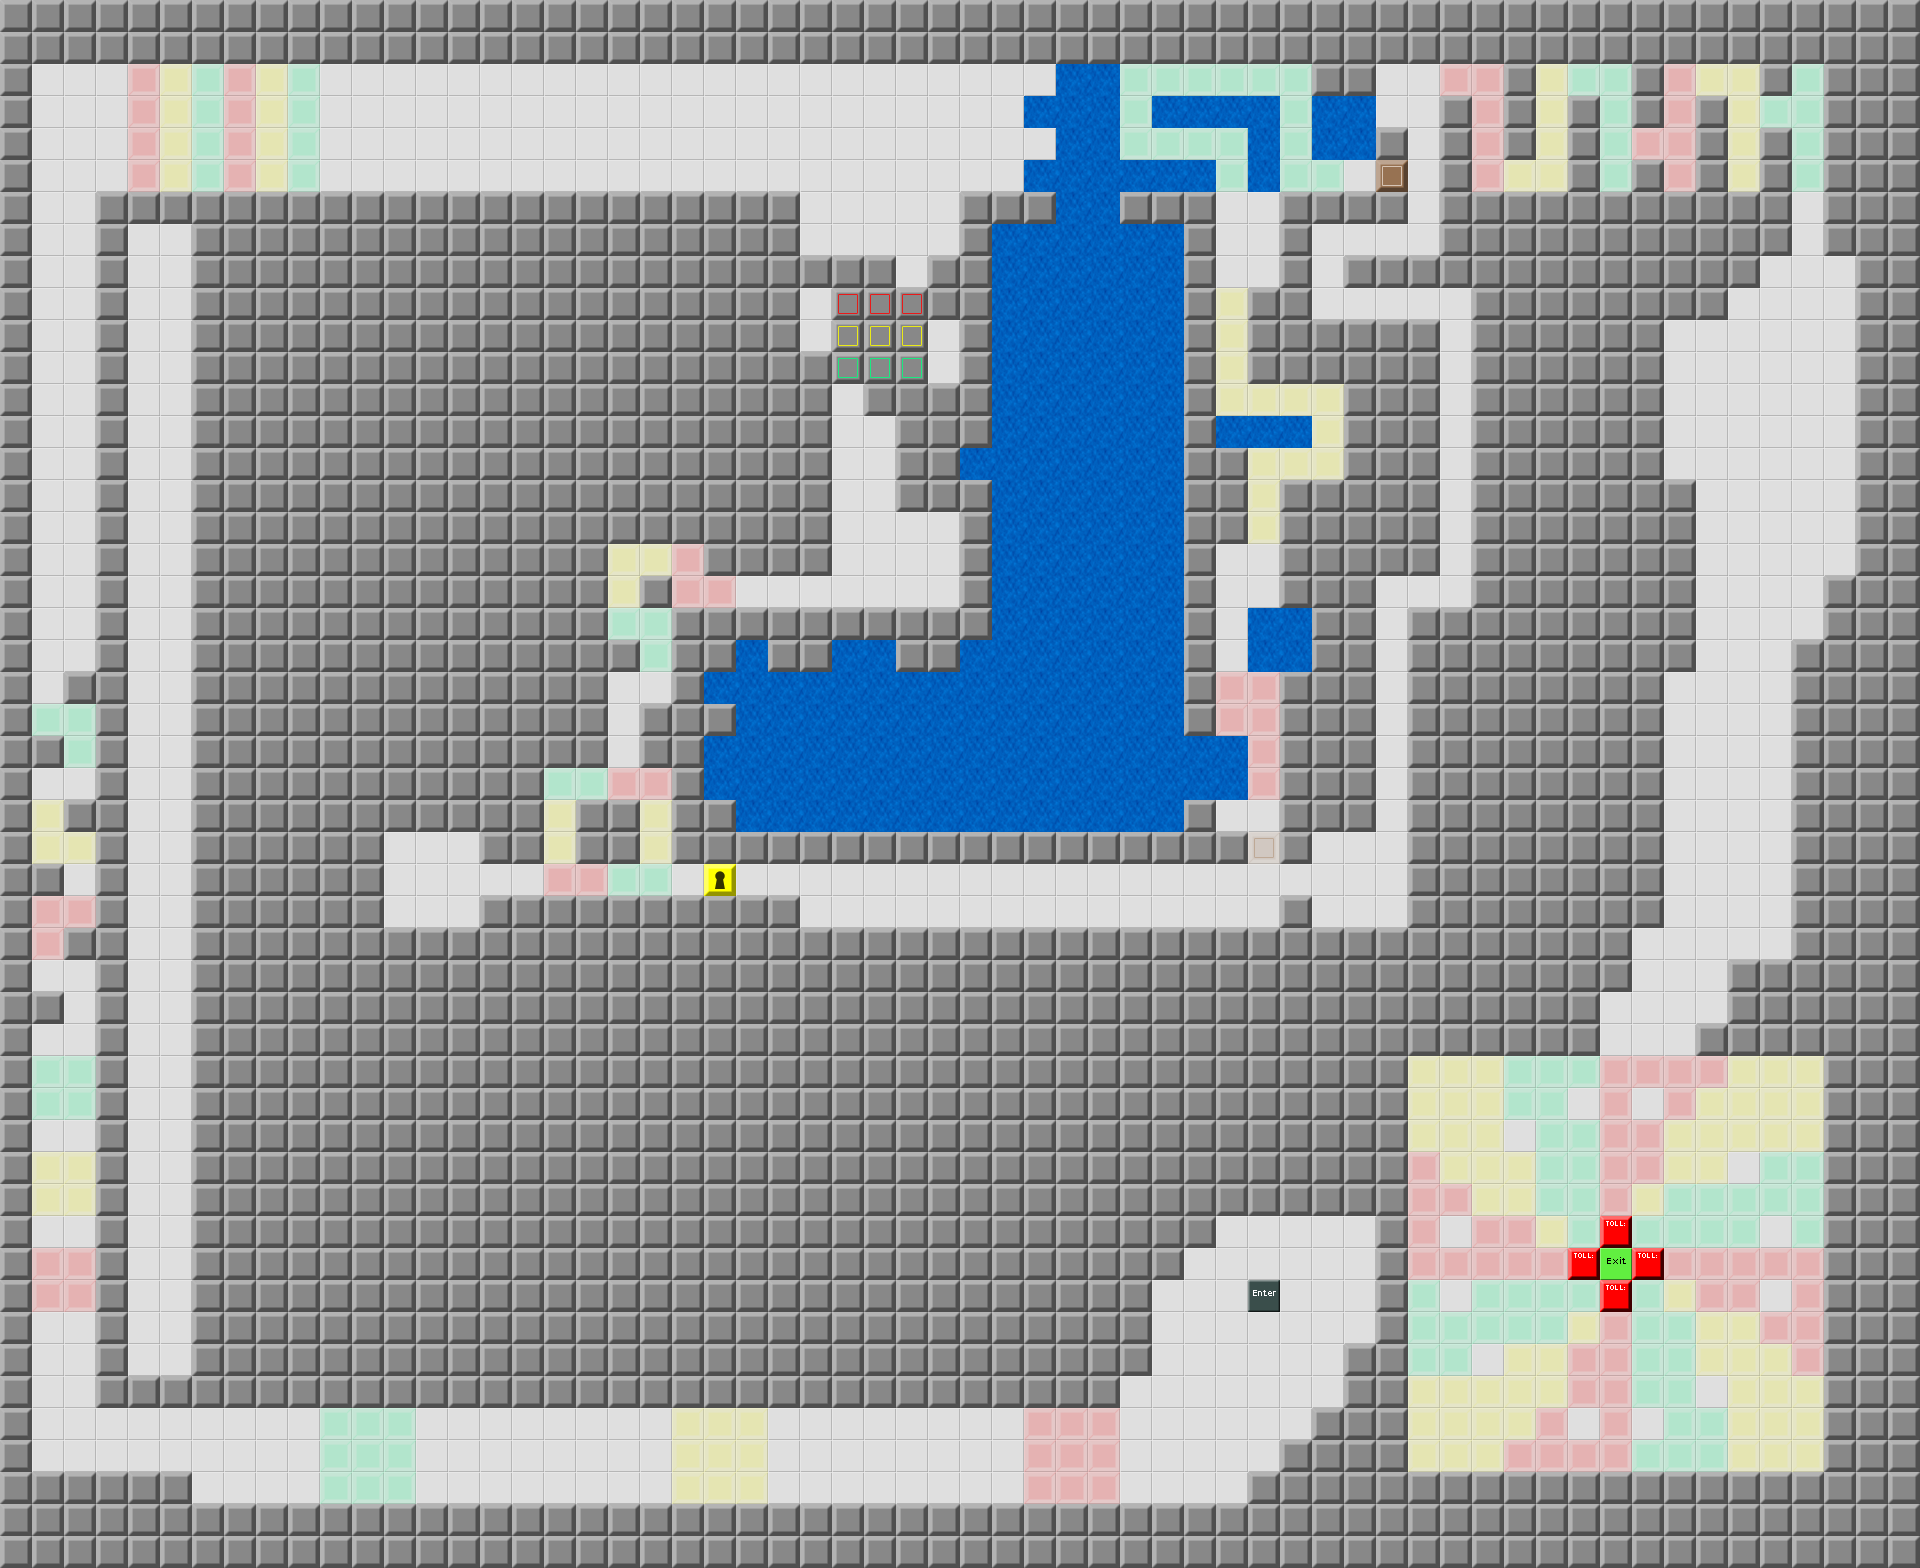

Rendered tile map (Tiled .tmx) drawn with the repository's tilesets; below, a short description and the map source with its tile grids summarised:
An orthogonal 60x49 tile map with 32x32 px tiles, 1 tile layer (Map) and 102 objects.

<map version="1.0" orientation="orthogonal" width="60" height="49" tilewidth="32" tileheight="32">
 <tileset firstgid="1" source="devgraphics.tsx" />
 <layer name="Map" width="60" height="49">
  <data>[2940 cells, 2940 non-empty, 15 distinct tile ids]</data>
 </layer>
 <objectgroup name="Enemies" width="60" height="49">
  <object gid="7" x="128" y="256" />
 </objectgroup>
 <objectgroup name="Items" width="60" height="49">
  <object gid="16" x="128" y="320" />
  <object gid="16" x="128" y="256" />
  <object gid="16" x="128" y="416" />
  <object gid="16" x="128" y="288" />
  <object gid="28" x="128" y="800" />
  <object gid="28" x="128" y="736" />
  <object gid="28" x="128" y="992" />
  <object gid="28" x="128" y="768" />
  <object gid="40" x="128" y="1248" />
  <object gid="40" x="128" y="1280" />
  <object gid="40" x="128" y="1216" />
  <object gid="40" x="128" y="1376" />
  <object gid="28" x="128" y="960" />
  <object gid="28" x="128" y="928" />
  <object gid="16" x="128" y="384" />
  <object gid="16" x="128" y="352" />
  <object gid="40" x="128" y="1344" />
  <object gid="40" x="128" y="1312" />
  <object gid="28" x="128" y="832" />
  <object gid="28" x="128" y="864" />
  <object gid="28" x="128" y="896" />
  <object gid="28" x="128" y="640" />
  <object gid="28" x="128" y="672" />
  <object gid="28" x="128" y="704" />
  <object gid="16" x="128" y="544" />
  <object gid="16" x="128" y="512" />
  <object gid="16" x="128" y="608" />
  <object gid="16" x="128" y="448" />
  <object gid="16" x="128" y="480" />
  <object gid="16" x="128" y="576" />
  <object gid="40" x="128" y="1024" />
  <object gid="40" x="128" y="1184" />
  <object gid="40" x="128" y="1152" />
  <object gid="40" x="128" y="1120" />
  <object gid="40" x="128" y="1056" />
  <object gid="40" x="128" y="1088" />
  <object gid="16" x="160" y="1344" />
  <object gid="16" x="160" y="1120" />
  <object gid="16" x="160" y="1280" />
  <object gid="16" x="160" y="1088" />
  <object gid="16" x="160" y="1184" />
  <object gid="16" x="160" y="1376" />
  <object gid="16" x="160" y="1024" />
  <object gid="16" x="160" y="1216" />
  <object gid="16" x="160" y="1312" />
  <object gid="16" x="160" y="1056" />
  <object gid="16" x="160" y="1248" />
  <object gid="16" x="160" y="1152" />
  <object gid="40" x="160" y="448" />
  <object gid="40" x="160" y="608" />
  <object gid="40" x="160" y="416" />
  <object gid="40" x="160" y="576" />
  <object gid="40" x="160" y="384" />
  <object gid="40" x="160" y="544" />
  <object gid="40" x="160" y="352" />
  <object gid="40" x="160" y="480" />
  <object gid="40" x="160" y="288" />
  <object gid="40" x="160" y="512" />
  <object gid="40" x="160" y="320" />
  <object gid="40" x="160" y="256" />
  <object gid="28" x="160" y="864" />
  <object gid="28" x="160" y="736" />
  <object gid="28" x="160" y="896" />
  <object gid="28" x="160" y="992" />
  <object gid="28" x="160" y="640" />
  <object gid="28" x="160" y="768" />
  <object gid="28" x="160" y="928" />
  <object gid="28" x="160" y="672" />
  <object gid="28" x="160" y="960" />
  <object gid="28" x="160" y="704" />
  <object gid="28" x="160" y="832" />
  <object gid="28" x="160" y="800" />
  <object gid="4" x="416" y="896" />
  <object gid="8" x="96" y="1440">
   <properties>
    <property name="Text" value="Remember this guy? He did so well last time that I promoted him to Senior Button Driver." />
   </properties>
  </object>
  <object gid="8" x="768" y="896">
   <properties>
    <property name="Text" value="I think there's a toilet overflowing somewhere." />
   </properties>
  </object>
  <object gid="8" x="928" y="160">
   <properties>
    <property name="Text" value="This was not part of the plan. Go around, I suppose." />
   </properties>
  </object>
  <object gid="8" x="928" y="608">
   <properties>
    <property name="Text" value="I called a plumber. I'm sure he'll know." />
   </properties>
  </object>
  <object gid="12" x="1568" y="1440" />
  <object gid="12" x="1440" y="1248" />
  <object gid="12" x="1760" y="1248" />
  <object gid="12" x="1728" y="1184" />
  <object gid="12" x="1568" y="1120" />
  <object gid="12" x="1472" y="1376" />
  <object gid="12" x="1632" y="1120" />
  <object gid="12" x="1760" y="1312" />
  <object gid="12" x="1632" y="1440" />
  <object gid="12" x="1440" y="1312" />
  <object gid="12" x="1504" y="1152" />
  <object gid="12" x="1696" y="1408" />
  <object gid="8" x="1344" y="1248">
   <properties>
    <property name="Text" value="You like it?\nI call it, &quot;The Don Quixote&quot;.\n\nLet's talke a stroll around and then we'll come back at the end." />
   </properties>
  </object>
  <object gid="8" x="1376" y="96">
   <properties>
    <property name="Text" value="I just got off the phone with the plumber. He says, and I quote, &quot;The water is by design. I'm marking your service ticket 'closed'.&quot;\n\nWhat a real piece of you-know-what.\n\nNo big deal, right? Let's offer it up and move on." />
   </properties>
  </object>
  <object gid="8" x="576" y="1472">
   <properties>
    <property name="Text" value="Okay, we're coming up to our first stop." />
   </properties>
  </object>
  <object gid="8" x="64" y="1024">
   <properties>
    <property name="Text" value="Funny story about this guy. One night I was out at a club and I saw him in the parking lot, and I was all like, &quot;Hey, want a job?&quot;.\nAnd he said, &quot;Sure, whatever.&quot;\n\nThat's actually the whole story. I can't remember why it was funny." />
   </properties>
  </object>
  <object gid="8" x="1760" y="480">
   <properties>
    <property name="Text" value="You're going to laugh, but I just remembered that I told the plumbers to flood this room a week ago because I was trying to get a huge insurance claim.\n\nCapitalism, am I right? What are you gonna do..." />
   </properties>
  </object>
  <object gid="8" x="1632" y="1024">
   <properties>
    <property name="Text" value="And we're back at the main attraction: The Don Quixote.\n\nSee you in the next room." />
   </properties>
  </object>
  <object gid="8" x="1344" y="192">
   <properties>
    <property name="Text" value="You are legally an absolute hardass." />
   </properties>
  </object>
  <object gid="8" x="1152" y="896">
   <properties>
    <property name="Text" value="LEGAL NOTICE\n\nWithout admitting fault, I hereby publicly acknowledge the unfortunate deaths of people who used the above corridor. \n\nI further wish to celebrate the opening of this new auxiliary tunnel (on the right) so that further unfortunate tragedy may be avoided." />
   </properties>
  </object>
  <object gid="52" x="1248" y="832" />
  <object gid="8" x="1216" y="896">
   <properties>
    <property name="Text" value="LEGAL NOTICE 2 OF 3\n\nHaving said that, those who still wish to participate in the above path, which is totally rad, may push the brown button." />
   </properties>
  </object>
  <object gid="8" x="1216" y="832">
   <properties>
    <property name="Text" value="LEGAL NOTICE 3 OF 3\n\nBy pushing the button you release everyone from liability in the event of you probably dying." />
   </properties>
  </object>
  <object gid="51" x="1408" y="192" />
 </objectgroup>
 <objectgroup name="Tools" width="60" height="49" />
 <objectgroup name="Parameters" width="60" height="49">
  <properties>
   <property name="time" value="800" />
   <property name="wrapAround" value="false" />
  </properties>
 </objectgroup>
</map>
